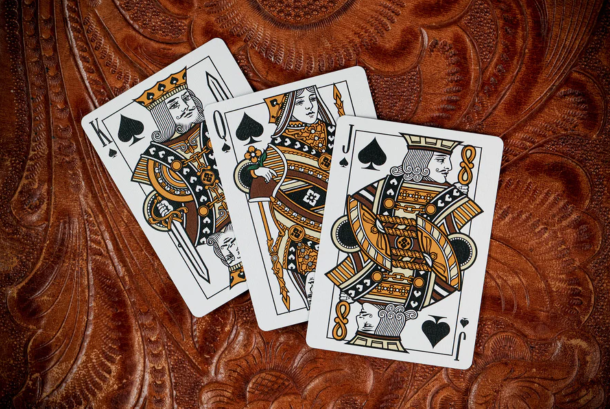
#> input picture resources/kings cards.png, 1220 x 817 px, given in place of the camera (shown at 1/2 size)
$ python Lesson8-RealtimeColorDetection.py
#> lines starting #> are read from the running program, lines starting #| are printed output that depends on the picture
### myUtliity.py
import cv2
import numpy as np

'''
Stacking can be performed via numpy built-in functions, but by doing that, frame rates for multiple live webcam feeds
are compromised. So, the function 'stackImages' is created to do the same task. This function is created by
Murtaza Hassan. Link: https://www.youtube.com/watch?v=Wv0PSs0dmVI&list=PLMoSUbG1Q_r_sc0x7ndCsqdIkL7dwrmNF&index=6
'''
def stackImages(scale,imgArray):
    rows = len(imgArray)
    cols = len(imgArray[0])
    rowsAvailable = isinstance(imgArray[0], list)
    width = imgArray[0][0].shape[1]
    height = imgArray[0][0].shape[0]
    if rowsAvailable:
        for x in range ( 0, rows):
            for y in range(0, cols):
                if imgArray[x][y].shape[:2] == imgArray[0][0].shape [:2]:
                    imgArray[x][y] = cv2.resize(imgArray[x][y], (0, 0), None, scale, scale)
                else:
                    imgArray[x][y] = cv2.resize(imgArray[x][y], (imgArray[0][0].shape[1], imgArray[0][0].shape[0]), None, scale,scale)
                if len(imgArray[x][y].shape) == 2: imgArray[x][y] = cv2.cvtColor(imgArray[x][y], cv2.COLOR_GRAY2BGR)
        imageBlank = np.zeros((height, width, 3), np.uint8)
        hor = [imageBlank]*rows
        hor_con = [imageBlank]*rows
        for x in range(0, rows):
            hor[x] = np.hstack(imgArray[x])
        ver = np.vstack(hor)
    else:
        for x in range(0, rows):
            if imgArray[x].shape[:2] == imgArray[0].shape[:2]:
                imgArray[x] = cv2.resize(imgArray[x], (0, 0), None, scale, scale)
            else:
                imgArray[x] = cv2.resize(imgArray[x], (imgArray[0].shape[1], imgArray[0].shape[0]), None, scale, scale)
            if len(imgArray[x].shape) == 2: imgArray[x] = cv2.cvtColor(imgArray[x], cv2.COLOR_GRAY2BGR)
        hor = np.hstack(imgArray)
        ver = hor
    return ver

### Lesson8-RealtimeColorDetection.py
import cv2
import numpy as np
import myUtliity
'''
HSV - Hue Saturation Value

'''
# TRACKBARS
def empty(a):
   pass


cv2.namedWindow("Trackbars")        # Creating a window named "Trackbars"
cv2.resizeWindow("Trackbars", 640, 240)         # Resize the "Trackbars" window
# Creating Trackbars inside the window
cv2.createTrackbar("Hue Min", "Trackbars", 0, 179, empty)
#> slider 'Hue Min' is set to 35
cv2.createTrackbar("SAT Min", "Trackbars", 0, 255, empty)
#> slider 'SAT Min' is set to 51
cv2.createTrackbar("Value Min", "Trackbars", 0, 255, empty)
#> slider 'Value Min' is set to 51

# Initializing Webcam
frameWidth, frameHeight = 640, 480
cap = cv2.VideoCapture(0)
cap.set(3, frameWidth)
cap.set(4, frameHeight)
while True:
    success, inst_img = cap.read()
#> inst_img is the input picture: shape (817, 1220, 3); mean B, G, R 63.5, 79.6, 120.5
    inst_img_HSV = cv2.cvtColor(inst_img, cv2.COLOR_BGR2HSV)        # Generating a corresponding HSV image
#> inst_img_HSV: shape (817, 1220, 3); mean H, S, V 29.2, 153, 121.6

    # Assigning values from trackbars to different variables
    hue_min = cv2.getTrackbarPos("Hue Min", "Trackbars")
    hue_max = 179
    SAT_min = cv2.getTrackbarPos("SAT Min", "Trackbars")
    SAT_max = 255
    Value_min = cv2.getTrackbarPos("Value Min", "Trackbars")
    Value_max = 255

    lower = np.array([hue_min, SAT_min, Value_min])
    upper = np.array([hue_max, SAT_max, Value_max])

    # Create a mask image
    mask = cv2.inRange(inst_img_HSV, lower, upper)
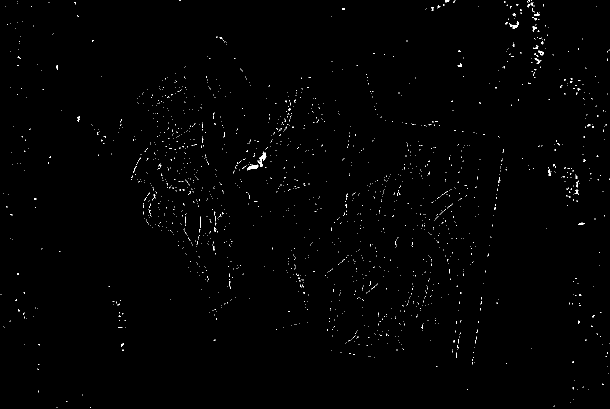
#> mask: shape (817, 1220) (shown at 1/2 size); 0.57% white in thin lines or dots

    result = cv2.bitwise_and(inst_img, inst_img, mask=mask)
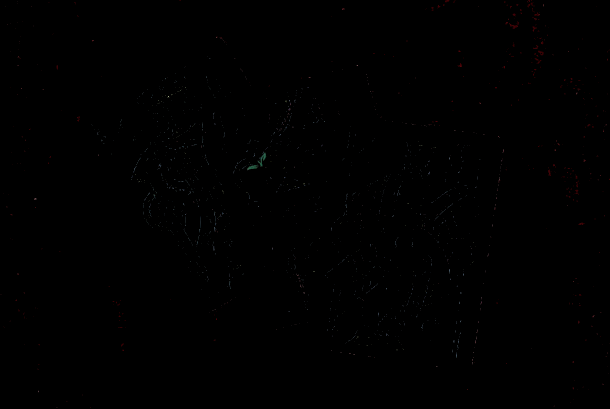
#> result: shape (817, 1220, 3) (shown at 1/2 size); mean B, G, R 0.3, 0.2, 0.3
    stack = myUtliity.stackImages(0.8, [[inst_img, mask, result]])
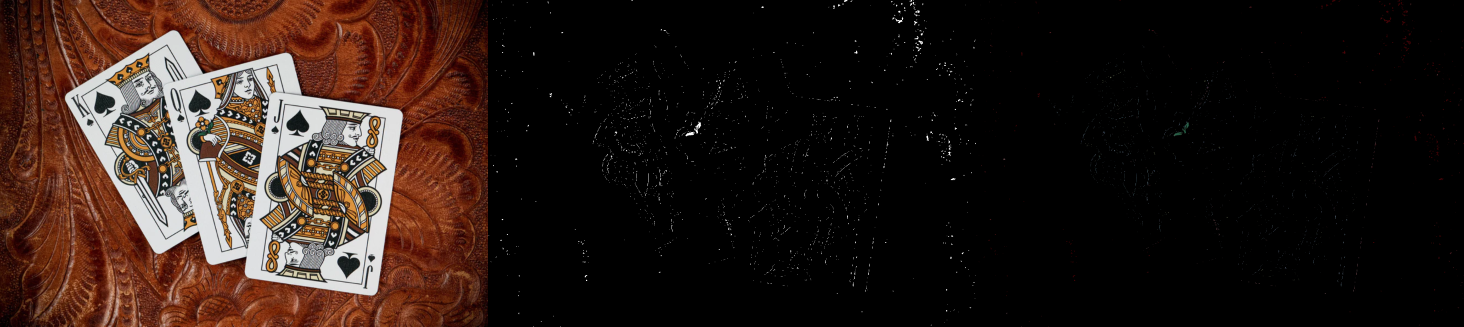
#> stack: shape (654, 2928, 3) (shown at 1/2 size); mean B, G, R 21.7, 27.1, 40.7
    cv2.imshow("Original", stack)
    if cv2.waitKey(1) & 0xFF == ord('q'):
#> (key q is pressed here)
        break
